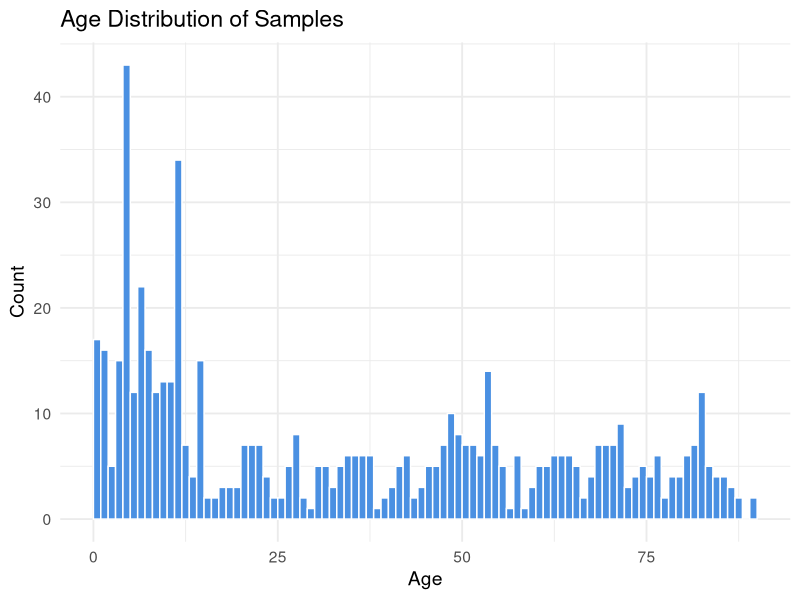
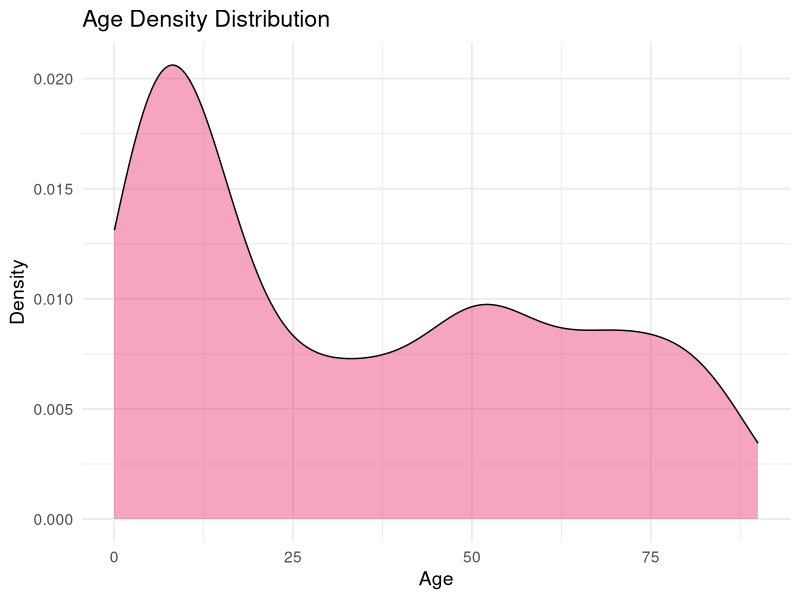
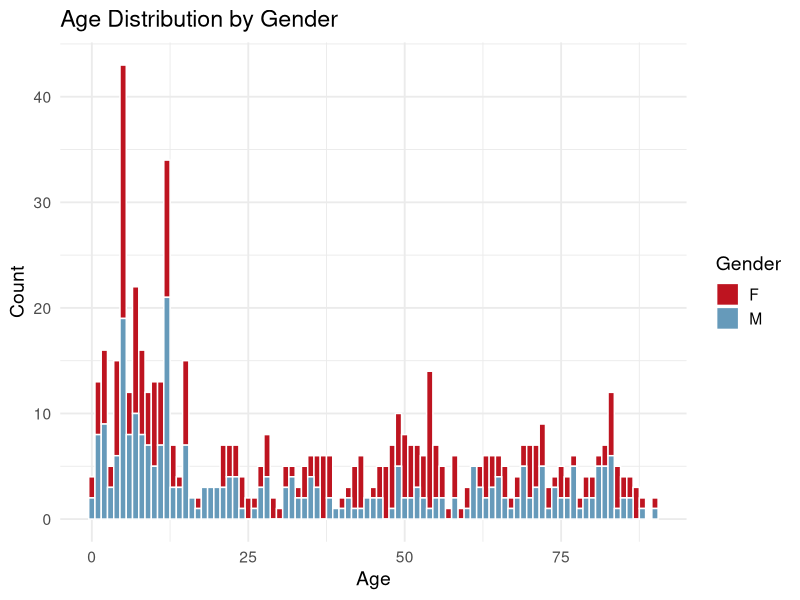
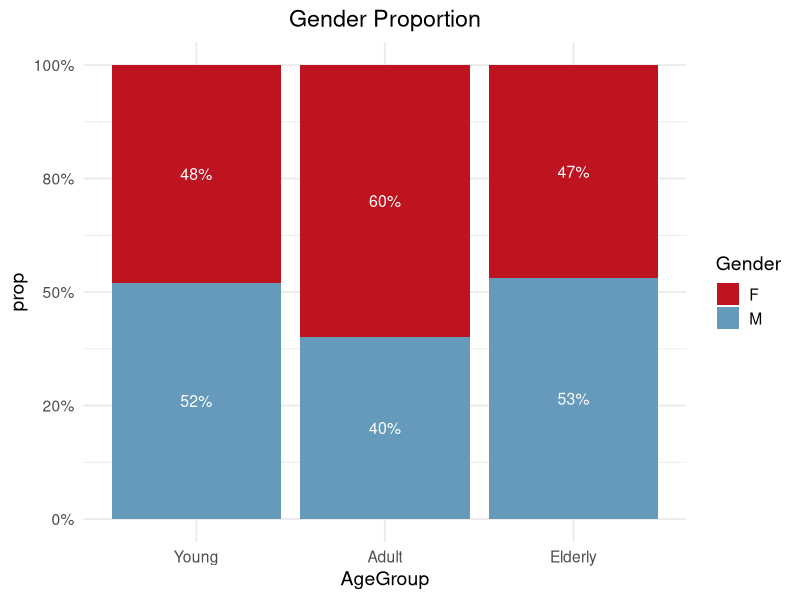
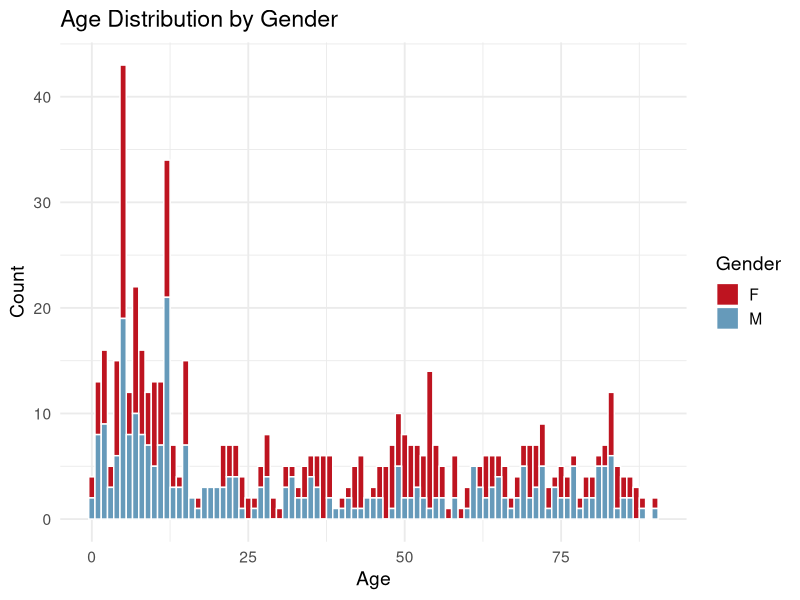
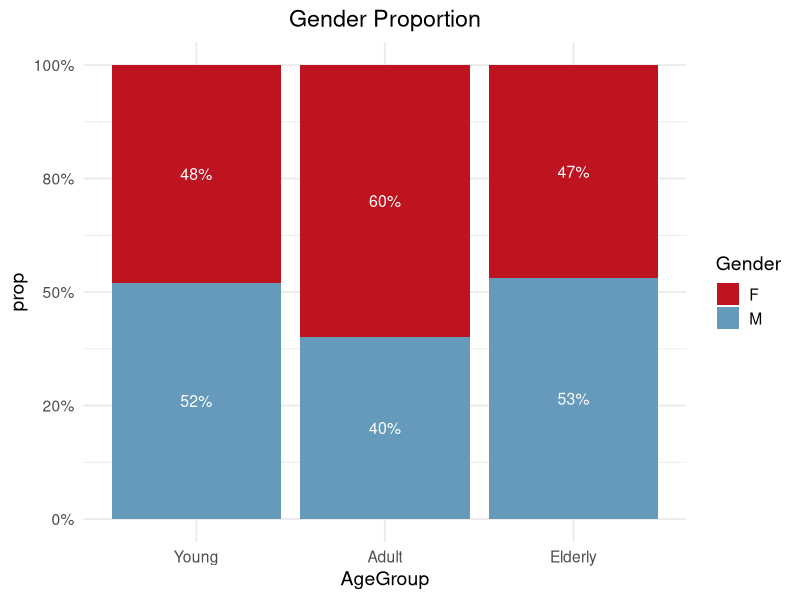

These charts were generated, in order, by the following R code: (Note: this script raises an error after producing the figures.)
# R包
library(readxl)
library(ggplot2)
library(dplyr)
library(scales)
library(tidyr)
library(ggpubr)
library(pheatmap)
library(reshape2)
library(VIM)

# Sample导入 ----
Sample <- read_excel("01_rawdata/Sample.xlsx")
View(Sample)
Sample <- data.frame(Sample)

# 统计分析 ----
## 年龄分布展示----
ggplot(Sample, aes(x = Age)) +
  geom_histogram(binwidth = 1, fill = "#4A90E2", color = "white", boundary = 0) +
  labs(title = "Age Distribution of Samples",
       x = "Age", y = "Count") +
  theme_minimal(base_size = 14)

ggplot(Sample, aes(x = Age)) +
  geom_density(fill = "#E91E63", alpha = 0.4) +
  labs(title = "Age Density Distribution", x = "Age", y = "Density") +
  theme_minimal(base_size = 14)

ggplot(Sample, aes(x = Age, fill = Gender)) +
  geom_histogram(binwidth = 1, position = "stack", color = "white") +
  scale_fill_manual(values = c("M" = "#669aba", "F" = "#be1420")) +
  labs(title = "Age Distribution by Gender",
       x = "Age", y = "Count", fill = "Gender") +
  theme_minimal(base_size = 14)
ggsave("Age Distribution by Gender.pdf",
       width = 8, height = 6, dpi = 300, bg = "white")

## 男女比例 ----
# 计算每组比例
plot_data <- Sample %>%
  group_by(AgeGroup, Gender) %>%
  summarise(n = n(), .groups = "drop") %>%
  group_by(AgeGroup) %>%
  mutate(prop = n / sum(n),
         label = percent(prop, accuracy = 1))  # 百分比标签

# 画图
setwd("./04_figure/")
AgeGroup_order <- c("Young", "Adult", "Elderly")
plot_data$AgeGroup <- factor(plot_data$AgeGroup, levels = AgeGroup_order)

ggplot(plot_data, aes(x = AgeGroup, y = prop, fill = Gender)) +
  geom_bar(stat = "identity", position = "stack") +
  geom_text(aes(label = label),
            position = position_stack(vjust = 0.5), size = 4, color = "white") +
  scale_y_continuous(labels = scales::percent_format(accuracy = 10)) +
  scale_fill_manual(values = c("M" = "#669aba", "F" = "#be1420")) + 
  ggtitle("Gender Proportion") +
  theme_minimal(base_size = 14) +
  theme(legend.position = "right",
        plot.title = element_text(hjust = 0.5))
ggsave("SexRatio_by_AgeGroup.pdf",
       width = 6, height = 8, dpi = 300, bg = "white")




## 各亚组血常规指标 ----
blood_vars <- c("WBC", "NEU_count", "LYM_count", "MONO_count", "EOS_count", "BASO_count", 
                "NEU_percent", "LYM_percent", "MONO_percent", "EOS_percent", "BASO_percent",
                "RBC", "HGB", "HCT", "PLT")
### 统计描述（均值、标准差、中位数、IQR）----
desc_stats <- Sample %>%
  group_by(SubGroup) %>%
  summarise(across(all_of(blood_vars), list(mean = ~mean(.x, na.rm=TRUE),
                                            sd = ~sd(.x, na.rm=TRUE),
                                            median = ~median(.x, na.rm=TRUE),
                                            IQR = ~IQR(.x, na.rm=TRUE))))
print(desc_stats)

long_data <- Sample %>%
  select(SubGroup, all_of(blood_vars)) %>%
  pivot_longer(cols = -SubGroup, names_to = "Indicator", values_to = "Value")

# 先定义因子顺序
subgroup_levels <- c("Young_1", "Young_2", "Young_3", "Young_4",
                     "Adult_1", "Adult_2", "Adult_3", "Adult_4",
                     "Elderly_1", "Elderly_2", "Elderly_3")

# 在 long_data 中设置 SubGroup 为因子并指定顺序
long_data$SubGroup <- factor(long_data$SubGroup, levels = subgroup_levels)


ggplot(long_data, aes(x = SubGroup, y = Value, fill = SubGroup)) +
  geom_boxplot(outlier.shape = NA) +
  geom_jitter(width = 0.2, alpha = 0.4, size = 0.5) +
  facet_wrap(~ Indicator, scales = "free_y", ncol = 4) +
  theme_minimal(base_size = 12) +
  theme(axis.text.x = element_text(angle = 45, hjust = 1)) +
  labs(title = "Blood routine indicators distribution by SubGroup", x = "SubGroup", y = "Number")
ggsave("Blood routine indicators distribution by SubGroup.pdf",
       width = 12, height = 9, dpi = 300, bg = "white")

### 按AgeGroup统计最大值、最小值、均值
agegroup_stats <- Sample %>%
  group_by(AgeGroup) %>%
  summarise(across(all_of(blood_vars),
                   list(Min = ~min(.x, na.rm = TRUE),
                        Max = ~max(.x, na.rm = TRUE),
                        Mean = ~mean(.x, na.rm = TRUE)),
                   .names = "{.col}_{.fn}"))

### 按SubGroup统计最大值、最小值、均值
subgroup_stats <- Sample %>%
  group_by(SubGroup) %>%
  summarise(across(all_of(blood_vars),
                   list(Min = ~min(.x, na.rm = TRUE),
                        Max = ~max(.x, na.rm = TRUE),
                        Mean = ~mean(.x, na.rm = TRUE)),
                   .names = "{.col}_{.fn}"))
setwd("../03_result/")
write.xlsx(agegroup_stats, "AgeGroup_Blood_Stats.xlsx")
write.xlsx(subgroup_stats, "SubGroup_Blood_Stats.xlsx")

# 组间差异检验
# 正态分布假设成立时用ANOVA
# 不满足正态用Kruskal-Wallis非参数检验
# WBC
# 检查正态性


# 批量检验
library(broom)

results <- lapply(blood_vars, function(var){
  formula <- as.formula(paste(var, "~ SubGroup"))
  res <- kruskal.test(formula, data = Sample)
  tidy(res)
})

results_df <- do.call(rbind, results)
results_df$variable <- blood_vars
print(results_df)

library(openxlsx)
setwd("../03_result/")
write.xlsx(results_df, "SubGroup_BloodRoutine_KW_results.xlsx")

# 可视化
# 可视化前先按 p 值排序
results_df_plot <- results_df %>%
  arrange(p.value) %>%
  mutate(Significant = ifelse(p.value < 0.05, "Yes", "No"),
         variable = factor(variable, levels = variable))  # 保持原顺序

ggplot(results_df_plot, aes(x = variable, y = p.value, fill = Significant)) +
  geom_col() +
  geom_hline(yintercept = 0.05, linetype = "dashed", color = "red") +
  scale_fill_manual(values = c("Yes" = "#d62728", "No" = "#1f77b4")) +
  coord_flip() +  # 横向展示，变量多时更清晰
  labs(title = "Kruskal-Wallis Test P-values by Indicator",
       x = "Indicator",
       y = "p-value",
       fill = "Significant (p < 0.05)") +
  theme_minimal(base_size = 13)

setwd("../04_figure/")

Sample$AgeTier <- factor(Sample$AgeTier, levels = c(
  "0-2", "3-6", "7-11", "12-17", "18-30", "31-40", "41-50", "51-59", "60-69", "70-79", "≥80"
))

Sample$AgeGroup <- factor(Sample$AgeGroup, levels = c(
  "Young", "Adult", "Elderly"
))


### WBC----
ggplot(Sample, aes(x = AgeGroup, y = WBC, fill = AgeGroup)) +
  geom_boxplot(outlier.shape = NA, alpha = 0.7) +
  geom_jitter(width = 0.2, alpha = 0.4, color = "black", size = 1) +
  labs(x = "AgeGroup", y = "WBC (10^9/L)", title = "WBC Distribution Across AgeGroup") +
  theme_minimal(base_size = 14) +
  theme(plot.title = element_text(hjust = 0.5)) +
  stat_compare_means(comparisons = list(
    c("Young", "Adult"),
    c("Young", "Elderly"),
    c("Adult", "Elderly")
  ),
  method = "wilcox.test", label = "p.signif")
ggsave("WBC Distribution Across AgeGroup.pdf",
       width = 8, height = 6, dpi = 300, bg = "white")



### NEU_count----
ggplot(Sample, aes(x = AgeTier, y = NEU_count, fill = AgeTier)) +
  geom_boxplot(outlier.shape = NA, alpha = 0.7) +
  geom_jitter(width = 0.2, alpha = 0.4, color = "black", size = 1) +
  labs(title = "NEU_count Distribution Across SubGroups",
       x = "Agetier", y = "NEU_count (10^9/L)") +
  ggtitle("NEU_count Distribution Across Agetier") +
  theme_minimal(base_size = 14) +
  theme(legend.position = "right",
        plot.title = element_text(hjust = 0.5))
ggsave("NEU_count Distribution Across AgeTier.pdf",
       width = 8, height = 6, dpi = 300, bg = "white")



ggplot(Sample, aes(x = AgeGroup, y = NEU_count, fill = AgeGroup)) +
  geom_boxplot(outlier.shape = NA, alpha = 0.7) +
  geom_jitter(width = 0.2, alpha = 0.4, color = "black", size = 1) +
  labs(x = "AgeGroup", y = "NEU_count (10^9/L)", title = "NEU_count Distribution Across AgeGroup") +
  theme_minimal(base_size = 14) +
  theme(plot.title = element_text(hjust = 0.5)) +
  stat_compare_means(comparisons = list(
    c("Young", "Adult"),
    c("Young", "Elderly"),
    c("Adult", "Elderly")
  ),
  method = "wilcox.test", label = "p.signif")
ggsave("NEU_count Distribution Across AgeGroup.pdf",
       width = 8, height = 6, dpi = 300, bg = "white")

### RBC----
ggplot(Sample, aes(x = AgeGroup, y = RBC, fill = AgeGroup)) +
  geom_boxplot(outlier.shape = NA, alpha = 0.7) +
  geom_jitter(width = 0.2, alpha = 0.4, color = "black", size = 1) +
  labs(x = "AgeGroup", y = "RBC (10^12/L)", title = "RBC Distribution Across AgeGroup") +
  theme_minimal(base_size = 14) +
  theme(plot.title = element_text(hjust = 0.5)) +
  stat_compare_means(comparisons = list(
    c("Young", "Adult"),
    c("Young", "Elderly"),
    c("Adult", "Elderly")
  ),
  method = "wilcox.test", label = "p.signif")
ggsave("RBC Distribution Across AgeGroup.pdf",
       width = 8, height = 6, dpi = 300, bg = "white")

### LYM_count----
ggplot(Sample, aes(x = AgeGroup, y = LYM_count, fill = AgeGroup)) +
  geom_boxplot(outlier.shape = NA, alpha = 0.7) +
  geom_jitter(width = 0.2, alpha = 0.4, color = "black", size = 1) +
  labs(x = "AgeGroup", y = "LYM_count (10^9/L)", title = "LYM_count Distribution Across AgeGroup") +
  theme_minimal(base_size = 14) +
  theme(plot.title = element_text(hjust = 0.5)) +
  stat_compare_means(comparisons = list(
    c("Young", "Adult"),
    c("Young", "Elderly"),
    c("Adult", "Elderly")
  ),
  method = "wilcox.test", label = "p.signif")
ggsave("LYM_count Distribution Across AgeGroup.pdf",
       width = 8, height = 6, dpi = 300, bg = "white")

### MONO_count----
ggplot(Sample, aes(x = AgeGroup, y = MONO_count, fill = AgeGroup)) +
  geom_boxplot(outlier.shape = NA, alpha = 0.7) +
  geom_jitter(width = 0.2, alpha = 0.4, color = "black", size = 1) +
  labs(x = "AgeGroup", y = "MONO_count (10^9/L)", title = "MONO_count Distribution Across AgeGroup") +
  theme_minimal(base_size = 14) +
  theme(plot.title = element_text(hjust = 0.5)) +
  stat_compare_means(comparisons = list(
    c("Young", "Adult"),
    c("Young", "Elderly"),
    c("Adult", "Elderly")
  ),
  method = "wilcox.test", label = "p.signif")
ggsave("MONO_count Distribution Across AgeGroup.pdf",
       width = 8, height = 6, dpi = 300, bg = "white")

### EOS_count----
ggplot(Sample, aes(x = AgeGroup, y = EOS_count, fill = AgeGroup)) +
  geom_boxplot(outlier.shape = NA, alpha = 0.7) +
  geom_jitter(width = 0.2, alpha = 0.4, color = "black", size = 1) +
  labs(x = "AgeGroup", y = "EOS_count (10^9/L)", title = "EOS_count Distribution Across AgeGroup") +
  theme_minimal(base_size = 14) +
  theme(plot.title = element_text(hjust = 0.5)) +
  stat_compare_means(comparisons = list(
    c("Young", "Adult"),
    c("Young", "Elderly"),
    c("Adult", "Elderly")
  ),
  method = "wilcox.test", label = "p.signif")
ggsave("EOS_count Distribution Across AgeGroup.pdf",
       width = 8, height = 6, dpi = 300, bg = "white")

### BASO_count----
ggplot(Sample, aes(x = AgeGroup, y = BASO_count, fill = AgeGroup)) +
  geom_boxplot(outlier.shape = NA, alpha = 0.7) +
  geom_jitter(width = 0.2, alpha = 0.4, color = "black", size = 1) +
  labs(x = "AgeGroup", y = "BASO_count (10^9/L)", title = "BASO_count Distribution Across AgeGroup") +
  theme_minimal(base_size = 14) +
  theme(plot.title = element_text(hjust = 0.5)) +
  stat_compare_means(comparisons = list(
    c("Young", "Adult"),
    c("Young", "Elderly"),
    c("Adult", "Elderly")
  ),
  method = "wilcox.test", label = "p.signif")
ggsave("BASO_count Distribution Across AgeGroup.pdf",
       width = 8, height = 6, dpi = 300, bg = "white")

### NEU_percent----
ggplot(Sample, aes(x = AgeGroup, y = NEU_percent, fill = AgeGroup)) +
  geom_boxplot(outlier.shape = NA, alpha = 0.7) +
  geom_jitter(width = 0.2, alpha = 0.4, color = "black", size = 1) +
  labs(x = "AgeGroup", y = "NEU_percent (%)", title = "NEU_percent Distribution Across AgeGroup") +
  theme_minimal(base_size = 14) +
  theme(plot.title = element_text(hjust = 0.5)) +
  stat_compare_means(comparisons = list(
    c("Young", "Adult"),
    c("Young", "Elderly"),
    c("Adult", "Elderly")
  ),
  method = "wilcox.test", label = "p.signif")
ggsave("NEU_percent Distribution Across AgeGroup.pdf",
       width = 8, height = 6, dpi = 300, bg = "white")

### LYM_percent----
ggplot(Sample, aes(x = AgeGroup, y = LYM_percent, fill = AgeGroup)) +
  geom_boxplot(outlier.shape = NA, alpha = 0.7) +
  geom_jitter(width = 0.2, alpha = 0.4, color = "black", size = 1) +
  labs(x = "AgeGroup", y = "LYM_percent (%)", title = "LYM_percent Distribution Across AgeGroup") +
  theme_minimal(base_size = 14) +
  theme(plot.title = element_text(hjust = 0.5)) +
  stat_compare_means(comparisons = list(
    c("Young", "Adult"),
    c("Young", "Elderly"),
    c("Adult", "Elderly")
  ),
  method = "wilcox.test", label = "p.signif")
ggsave("LYM_percent Distribution Across AgeGroup.pdf",
       width = 8, height = 6, dpi = 300, bg = "white")

### MONO_percent----
ggplot(Sample, aes(x = AgeGroup, y = MONO_percent, fill = AgeGroup)) +
  geom_boxplot(outlier.shape = NA, alpha = 0.7) +
  geom_jitter(width = 0.2, alpha = 0.4, color = "black", size = 1) +
  labs(x = "AgeGroup", y = "MONO_percent (%)", title = "MONO_percent Distribution Across AgeGroup") +
  theme_minimal(base_size = 14) +
  theme(plot.title = element_text(hjust = 0.5)) +
  stat_compare_means(comparisons = list(
    c("Young", "Adult"),
    c("Young", "Elderly"),
    c("Adult", "Elderly")
  ),
  method = "wilcox.test", label = "p.signif")
ggsave("MONO_percent Distribution Across AgeGroup.pdf",
       width = 8, height = 6, dpi = 300, bg = "white")

### EOS_percent----
ggplot(Sample, aes(x = AgeGroup, y = EOS_percent, fill = AgeGroup)) +
  geom_boxplot(outlier.shape = NA, alpha = 0.7) +
  geom_jitter(width = 0.2, alpha = 0.4, color = "black", size = 1) +
  labs(x = "AgeGroup", y = "EOS_percent (%)", title = "EOS_percent Distribution Across AgeGroup") +
  theme_minimal(base_size = 14) +
  theme(plot.title = element_text(hjust = 0.5)) +
  stat_compare_means(comparisons = list(
    c("Young", "Adult"),
    c("Young", "Elderly"),
    c("Adult", "Elderly")
  ),
  method = "wilcox.test", label = "p.signif")
ggsave("EOS_percent Distribution Across AgeGroup.pdf",
       width = 8, height = 6, dpi = 300, bg = "white")

### BASO_percent----
ggplot(Sample, aes(x = AgeGroup, y = BASO_percent, fill = AgeGroup)) +
  geom_boxplot(outlier.shape = NA, alpha = 0.7) +
  geom_jitter(width = 0.2, alpha = 0.4, color = "black", size = 1) +
  labs(x = "AgeGroup", y = "BASO_percent (%)", title = "BASO_percent Distribution Across AgeGroup") +
  theme_minimal(base_size = 14) +
  theme(plot.title = element_text(hjust = 0.5)) +
  stat_compare_means(comparisons = list(
    c("Young", "Adult"),
    c("Young", "Elderly"),
    c("Adult", "Elderly")
  ),
  method = "wilcox.test", label = "p.signif")
ggsave("BASO_percent Distribution Across AgeGroup.pdf",
       width = 8, height = 6, dpi = 300, bg = "white")

### HGB ----
ggplot(Sample, aes(x = AgeGroup, y = HGB, fill = AgeGroup)) +
  geom_boxplot(outlier.shape = NA, alpha = 0.7) +
  geom_jitter(width = 0.2, alpha = 0.4, color = "black", size = 1) +
  labs(x = "AgeGroup", y = "HGB (g/L)", title = "HGB Distribution Across AgeGroup") +
  theme_minimal(base_size = 14) +
  theme(plot.title = element_text(hjust = 0.5)) +
  stat_compare_means(comparisons = list(
    c("Young", "Adult"),
    c("Young", "Elderly"),
    c("Adult", "Elderly")
  ),
  method = "wilcox.test", label = "p.signif")
ggsave("HGB Distribution Across AgeGroup.pdf",
       width = 8, height = 6, dpi = 300, bg = "white")

### HCT----
ggplot(Sample, aes(x = AgeGroup, y = HCT, fill = AgeGroup)) +
  geom_boxplot(outlier.shape = NA, alpha = 0.7) +
  geom_jitter(width = 0.2, alpha = 0.4, color = "black", size = 1) +
  labs(x = "AgeGroup", y = "HCT (%)", title = "HCT Distribution Across AgeGroup") +
  theme_minimal(base_size = 14) +
  theme(plot.title = element_text(hjust = 0.5)) +
  stat_compare_means(comparisons = list(
    c("Young", "Adult"),
    c("Young", "Elderly"),
    c("Adult", "Elderly")
  ),
  method = "wilcox.test", label = "p.signif")
ggsave("HCT Distribution Across AgeGroup.pdf",
       width = 8, height = 6, dpi = 300, bg = "white")

### PLT----
ggplot(Sample, aes(x = AgeGroup, y = PLT, fill = AgeGroup)) +
  geom_boxplot(outlier.shape = NA, alpha = 0.7) +
  geom_jitter(width = 0.2, alpha = 0.4, color = "black", size = 1) +
  labs(x = "AgeGroup", y = "PLT (10^9/L)", title = "PLT Distribution Across AgeGroup") +
  theme_minimal(base_size = 14) +
  theme(plot.title = element_text(hjust = 0.5)) +
  stat_compare_means(comparisons = list(
    c("Young", "Adult"),
    c("Young", "Elderly"),
    c("Adult", "Elderly")
  ),
  method = "wilcox.test", label = "p.signif")
ggsave("PLT Distribution Across AgeGroup.pdf",
       width = 8, height = 6, dpi = 300, bg = "white")

## 血常规均值热图----
# 先计算平均值
avg_data <- Sample %>%
  group_by(AgeGroup) %>%
  summarise(across(all_of(blood_vars), ~ mean(.x, na.rm = TRUE)))

# 转置为矩阵，指标为行，AgeGroup 为列
# 重新生成 heat_matrix（行：指标，列：AgeGroup）
heat_matrix <- as.matrix(t(avg_data[, -1]))
colnames(heat_matrix) <- avg_data$AgeGroup
rownames(heat_matrix) <- colnames(avg_data)[-1]

# 对每一行做 z-score 标准化
heat_matrix_scaled <- t(scale(t(heat_matrix)))  # 行标准化

# 绘制热图（颜色更鲜明）

pheatmap(heat_matrix_scaled,
         cluster_rows = TRUE,
         cluster_cols = FALSE,
         color = colorRampPalette(c("#2166ac", "#f7f7f7", "#b2182b"))(100),
         main = "Z-score Normalized Blood Indicators",
         fontsize_row = 10,
         fontsize_col = 10)

## 身高、体重、吸烟、饮酒缺失值情况----
colSums(is.na(Sample[, c("Height.cm.", "Weight.kg.", "Smoke", "Drunk")]))
sapply(Sample[, c("Height.cm.", "Weight.kg.", "Smoke", "Drunk")], function(x) {
  sum(is.na(x)) / length(x)
})

# 选择关注的变量
vars <- c("Height.cm.", "Weight.kg.", "Smoke", "Drunk")

# 将所有列统一转为字符型
Sample_char <- Sample %>%
  mutate(across(all_of(vars), as.character))

# 创建缺失矩阵
missing_summary <- Sample_char %>%
  select(SubGroup, all_of(vars)) %>%
  pivot_longer(cols = all_of(vars), names_to = "Variable", values_to = "Value") %>%
  mutate(Missing = ifelse(is.na(Value) | Value == "", "Missing", "Not Missing")) %>%
  group_by(SubGroup, Variable, Missing) %>%
  summarise(Count = n(), .groups = "drop")

ggplot(missing_summary, aes(x = SubGroup, y = Count, fill = Missing)) +
  geom_bar(stat = "identity", position = "fill") +
  facet_wrap(~ Variable, ncol = 2) +
  scale_y_continuous(labels = scales::percent) +
  scale_fill_manual(values = c("Not Missing" = "#4CAF50", "Missing" = "#F44336")) +
  labs(title = "Missing Data Proportion by SubGroup",
       x = "SubGroup", y = "Proportion", fill = "Status") +
  theme_minimal(base_size = 13) +
  theme(axis.text.x = element_text(angle = 45, hjust = 1))
ggsave("NA in Height Weight Smoke Drunk.pdf",
       width = 8, height = 6, dpi = 300, bg = "white")
